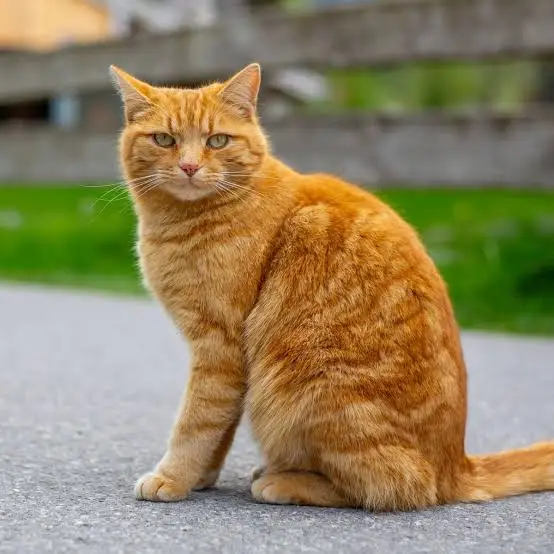
#> input picture cat.webp, 554 x 554 px; its folder holds only this picture in this run
$ python -i app.py   (imports and definitions only)
#> lines starting #> are read from the running program, lines starting #| are printed output that depends on the picture
import tkinter as tk
from tkinter import filedialog, messagebox, ttk
import serial
import serial.tools.list_ports
import socket
import time
import numpy as np
from PIL import Image
import threading
import os

# ================= CONFIG =================
BAUDRATE = 115200
IMG_SIZE = 32
WIFI_PORT = 3333
# =========================================

ser = None
selected_image = None
total_images = 0
correct_images = 0
processing = False


# ================= IMAGE =================
# [34 lines left out: functions prepare_image, auto_connect_serial, not called in this run]


def update_status(msg, color="orange"):
    """Update status label safely"""
    status_label.config(text=msg, fg=color)
    root.update_idletasks()


# ================= ACCURACY ==============
# [71 lines left out: functions update_accuracy, reset_stats, send_image_worker, not called in this run]


def send_uart(arr):
    """Send via UART"""
    if not ser or not ser.is_open:
        update_status("UART not connected", "red")
        return

    ser.write(arr.tobytes())
    update_status("Waiting for response...", "blue")
    read_response()


# [98 lines left out: functions send_wifi, read_response, send_image, select_image, preview_image, not called in this run]


# ================= UI =====================
# [4 lines not run here, left out]

# Style
style = ttk.Style()
# [1 line not run here, left out]

# Header
# [1 line that did not run here, left out]
# [2 lines not run here, left out]
# [2 lines that did not run here, left out]
# [1 line not run here, left out]

# Main frame
# [1 line that did not run here, left out]
# [1 line not run here, left out]

# Mode selection
# [1 line that did not run here, left out]
# [1 line not run here, left out]
mode = tk.StringVar(value="UART")
# [2 lines not run here, left out]

# Status
# [1 line that did not run here, left out]
# [1 line not run here, left out]
# [1 line that did not run here, left out]
# [1 line not run here, left out]
# [1 line that did not run here, left out]
# [1 line not run here, left out]

# Wi-Fi config
# [1 line that did not run here, left out]
# [2 lines not run here, left out]
# [1 line that did not run here, left out]
# [2 lines not run here, left out]

# Image selection
# [1 line that did not run here, left out]
# [1 line not run here, left out]
# [1 line that did not run here, left out]
# [1 line not run here, left out]
# [1 line that did not run here, left out]
# [2 lines not run here, left out]

# Control buttons
# [1 line that did not run here, left out]
# [1 line not run here, left out]
# [1 line that did not run here, left out]
# [2 lines not run here, left out]

# Results
# [1 line that did not run here, left out]
# [1 line not run here, left out]

# [1 line that did not run here, left out]
# [1 line not run here, left out]

# [1 line that did not run here, left out]
# [1 line not run here, left out]

# [1 line that did not run here, left out]
# [3 lines not run here, left out]

# Timing info
# [1 line that did not run here, left out]
# [2 lines not run here, left out]
# [1 line that did not run here, left out]
# [3 lines not run here, left out]
# [1 line that did not run here, left out]
# [3 lines not run here, left out]
# [1 line that did not run here, left out]
# [3 lines not run here, left out]
# [1 line that did not run here, left out]
# [3 lines not run here, left out]

# Accuracy
# [1 line that did not run here, left out]
# [1 line not run here, left out]
# [1 line that did not run here, left out]
# [6 lines not run here, left out]

>>> import cv2
>>> picture = cv2.imread('cat.webp', cv2.IMREAD_GRAYSCALE)
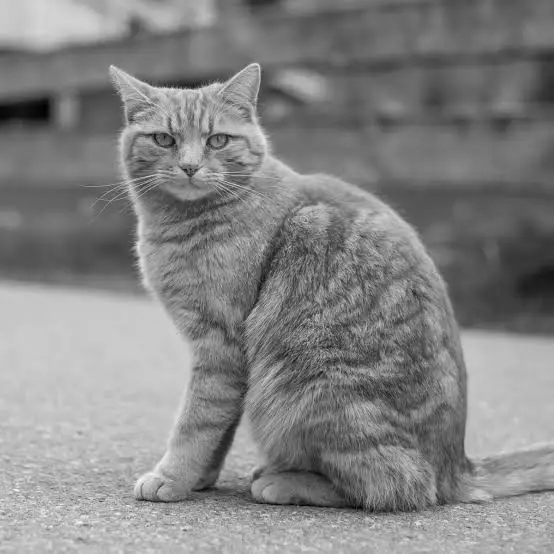
#> picture: shape (554, 554); min 1, max 253, mean 131.7
>>> result = send_uart(picture)
#> (the run stopped early here; a loop or call above may not have finished)

$ run again, on cheetah.webp
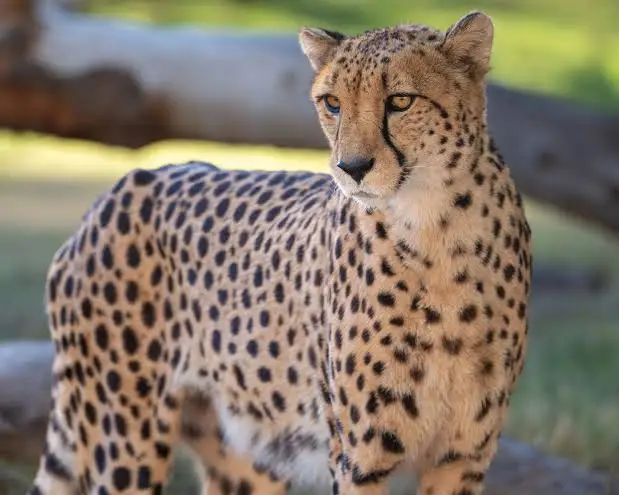
#> input picture cheetah.webp, 619 x 495 px
#> `picture = cv2.imread('cat.webp', cv2.IMREAD_GRAYSCALE)`:
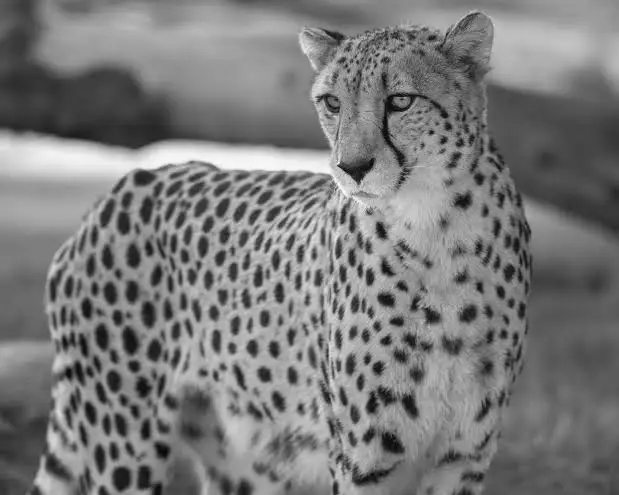
#> picture: shape (495, 619); min 0, max 255, mean 122.2

$ run again, on dog.jpg
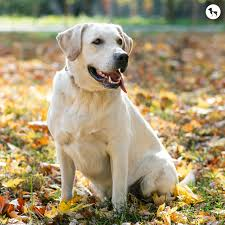
#> input picture dog.jpg, 225 x 225 px
#> `picture = cv2.imread('cat.webp', cv2.IMREAD_GRAYSCALE)`:
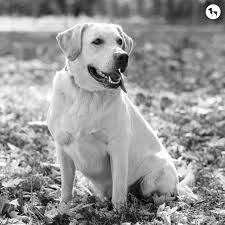
#> picture: shape (225, 225); min 0, max 255, mean 150.4
